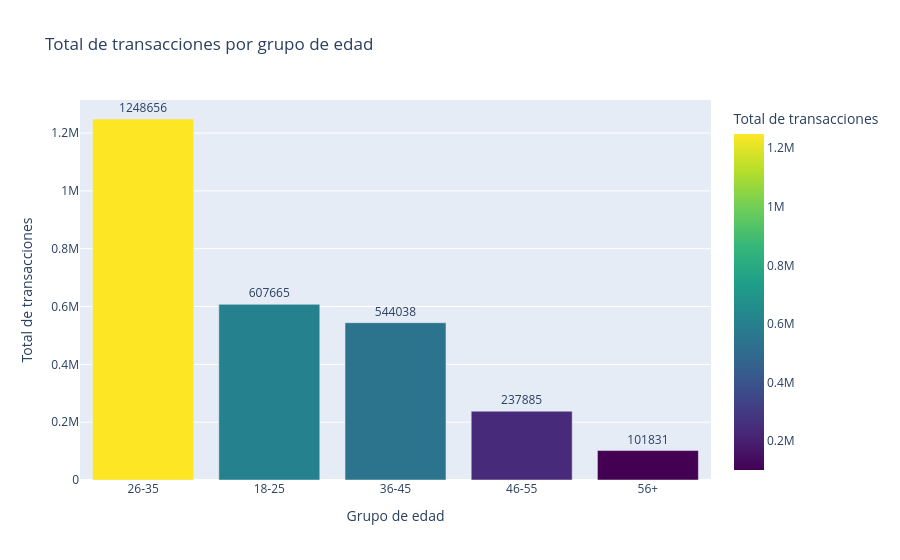

Source (notebook cell):
### Markdown cell above
# Transacciones por grupo de edad

### Code cell
# Agrupar por usuario para obtener una fila única por user_id
group_usuarios = df_perfil_usuario.groupby('user_id').agg({
    'age_group': 'first',
    'num_transactions': 'first'  # Esto es el total de transacciones por usuario
}).reset_index()

# Luego agrupar por grupo de edad sumando el total de transacciones
transacciones_por_edad = group_usuarios.groupby('age_group')['num_transactions'].sum().reset_index()

# Ordenar por número de transacciones para mayor claridad
transacciones_por_edad = transacciones_por_edad.sort_values(by='num_transactions', ascending=False)

# Mostrar tabla
display(transacciones_por_edad, transacciones_por_edad['num_transactions'].sum())

# Crear gráfico de barras
import plotly.express as px

fig_txn_edad = px.bar(
    transacciones_por_edad,
    x='age_group',
    y='num_transactions',
    color='num_transactions',
    labels={'age_group': 'Grupo de edad', 'num_transactions': 'Total de transacciones'},
    color_continuous_scale='viridis',
    text='num_transactions',
    title='Total de transacciones por grupo de edad'
)

fig_txn_edad.update_traces(textposition='outside')
fig_txn_edad.update_layout(
    xaxis_title='Grupo de edad',
    yaxis_title='Total de transacciones'
)

fig_txn_edad.show()

### Figure 1 — Plotly figure (JSON) as saved in the notebook; plotly's stock layout.template omitted (floating-point values rounded to 4 significant figures)
{"data": [{"alignmentgroup": "True", "hovertemplate": "Grupo de edad=%{x}<br>Total de transacciones=%{marker.color}<extra></extra>", "legendgroup": "", "marker": {"color": [1248656, 607665, 544038, 237885, 101831], "coloraxis": "coloraxis", "pattern": {"shape": ""}}, "name": "", "offsetgroup": "", "orientation": "v", "showlegend": false, "text": [1248656, 607665, 544038, 237885, 101831], "textposition": "outside", "type": "bar", "x": ["26-35", "18-25", "36-45", "46-55", "56+"], "xaxis": "x", "y": [1248656, 607665, 544038, 237885, 101831], "yaxis": "y"}], "layout": {"barmode": "relative", "coloraxis": {"colorbar": {"title": {"text": "Total de transacciones"}}, "colorscale": [[0, "#440154"], [0.1111, "#482878"], [0.2222, "#3e4989"], [0.3333, "#31688e"], [0.4444, "#26828e"], [0.5556, "#1f9e89"], [0.6667, "#35b779"], [0.7778, "#6ece58"], [0.8889, "#b5de2b"], [1, "#fde725"]]}, "legend": {"tracegroupgap": 0}, "title": {"text": "Total de transacciones por grupo de edad"}, "xaxis": {"anchor": "y", "domain": [0, 1], "title": {"text": "Grupo de edad"}}, "yaxis": {"anchor": "x", "domain": [0, 1], "title": {"text": "Total de transacciones"}}}}
